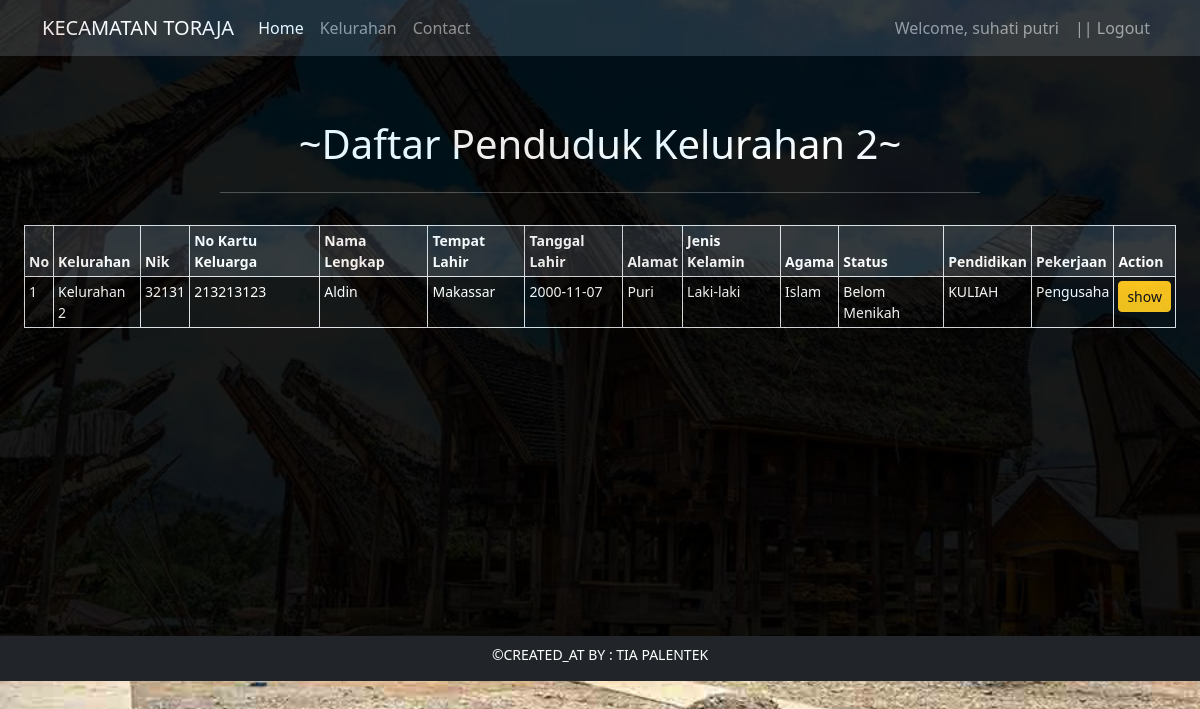
The app's page /penduduk.php?id_kelurahan=8 (signed in) with its own data.
### tables this page shows
CREATE TABLE `tb_user` (
  `id_user` int(11) NOT NULL,
  `nama_panggilan` varchar(100) NOT NULL,
  `nama_lengkap` varchar(100) NOT NULL,
  `no_handphone` varchar(100) NOT NULL,
  `email` varchar(100) NOT NULL,
  `password` varchar(100) NOT NULL
);

CREATE TABLE `tb_kelurahan` (
  `id_kelurahan` int(11) NOT NULL,
  `nama_kelurahan` varchar(100) NOT NULL
);

CREATE TABLE `tb_penduduk` (
  `id_penduduk` int(11) NOT NULL,
  `id_kelurahan` int(11) NOT NULL,
  `nik` int(100) NOT NULL,
  `no_kartu_keluarga` int(100) NOT NULL,
  `nama_lengkap` varchar(100) NOT NULL,
  `tempat_lahir` varchar(100) NOT NULL,
  `tangal_lahir` date NOT NULL,
  `alamat` varchar(100) NOT NULL,
  `jenis_kelamin` varchar(100) NOT NULL,
  `agama` varchar(100) NOT NULL,
  `status` varchar(100) NOT NULL,
  `id_pendidikan` int(20) NOT NULL,
  `id_pekerjaan` int(20) NOT NULL
);

CREATE TABLE `tb_pendidikan` (
  `id_pendidikan` int(11) NOT NULL,
  `pendidikan` varchar(100) NOT NULL
);

CREATE TABLE `tb_pekerjaan` (
  `id_pekerjaan` int(11) NOT NULL,
  `pekerjaan` varchar(100) NOT NULL
);

### penduduk.php (the view, shortened to what this page needs)
<?php
require 'koneksi.php';
$id_user = $_SESSION['id_user'];
$user = mysqli_query($conn, "SELECT * FROM tb_user WHERE id_user = '$id_user' ");
$usr = mysqli_fetch_array($user);
$id_kelurahan = $_GET['id_kelurahan'];
$kelurahan = mysqli_query($conn, "SELECT * FROM tb_kelurahan
                            WHERE id_kelurahan = '$id_kelurahan'");
                            $kel = mysqli_fetch_array($kelurahan);
?>
<!doctype html>
<html lang="en">
  <head>
    <link rel="stylesheet" href="https://unpkg.com/aos@next/dist/aos.css" />
     <link rel="stylesheet" href="css/home.css">
    <link href="https://cdn.jsdelivr.net/npm/bootstrap@5.2.0-beta1/dist/css/bootstrap.min.css" rel="stylesheet">
  </head>
  <body>
<nav class="navbar navbar-expand-lg bg-dark navbar-dark">
  <div class="container">
    <a class="navbar-brand" href="#">KECAMATAN TORAJA</a>
    <div class="collapse navbar-collapse" id="navbarNav">
      <ul class="navbar-nav">
        <li class="nav-item">
          <a class="nav-link active" aria-current="page" href="index.php">Home</a>
        </li>
        <li class="nav-item">
          <a class="nav-link" href="kelurahan.php">Kelurahan</a>
        </li>
        <li class="nav-item">
          <a class="nav-link" href="contact.php">Contact</a>
        </li>
      </ul>
      <ul class="navbar-nav ms-auto">
        <?php if(isset($_SESSION['login'])) { ?>
          <li class="nav-item">
            <a class="nav-link" href="profil.php">Welcome, <?php echo $usr['nama_lengkap'] ?></a>
          </li>
          <li class="nav-item">
            <a class="nav-link" href="logout.php"> || Logout</a>
          </li>
        <?php }else{ ?>
          <li class="nav-item">
            <a class="nav-link" href="login.php"> || Login</a>
          </li>
        <?php } ?>
      </ul>
    </div>
  </div>
</nav>
    <div class="container-fluid" id="container-fluid">
        <div class="container-fluid py-5">
            <div class="row text-center text-white mt-3">
                <div class="col-lg-8 offset-lg-2">
                    <h1 class="mb-4">~Daftar Penduduk <?php echo $kel['nama_kelurahan'] ?>~</h1>
                    <hr>
                </div>
            </div>
        <div class="row mt-3">
        <div class="col-lg-12">
            <div class="table-responisve">
               <small>
               <table class="table table-sm table-striped table-bordered text-white">
                    <thead class="bg-dark">
                        <tr>
                            <th>No</th>
                            <th>Kelurahan</th>
                            <th>Nik</th>
                            <th>No Kartu Keluarga</th>
                            <th>Nama Lengkap</th>
                            <th>Tempat Lahir</th>
                            <th>Tanggal Lahir</th>
                            <th>Alamat</th>
                            <th>Jenis Kelamin</th>
                            <th>Agama</th>
                            <th>Status</th>
                            <th>Pendidikan</th>
                            <th>Pekerjaan</th>
                            <th>Action</th>
                        </tr>
                    </thead>
                    <tbody>
                        <?php
                            $id_kelurahan = $_GET['id_kelurahan'];
                            $penduduk = mysqli_query($conn, "SELECT * FROM tb_penduduk
                            LEFT JOIN tb_pendidikan ON tb_penduduk.id_pendidikan = tb_pendidikan.id_pendidikan
                            LEFT JOIN tb_pekerjaan ON tb_penduduk.id_pekerjaan = tb_pekerjaan.id_pekerjaan
                            WHERE id_kelurahan = '$id_kelurahan'");
                            if(mysqli_num_rows($penduduk) > 0){
                            $no = 1;
                            while($pen = mysqli_fetch_array($penduduk)){
                                        ?>
                                        <tr>
                                            <td class="text-white"><?php echo $no++; ?></td>
                                            <td class="text-white"><?php echo $kel['nama_kelurahan'] ?></td>
                                            <td class="text-white"><?php echo  $pen['nik'] ?></td>
                                            <td class="text-white"><?php echo  $pen['no_kartu_keluarga'] ?></td>
                                            <td class="text-white"><?php echo  $pen['nama_lengkap'] ?></td>
                                            <td class="text-white"><?php echo  $pen['tempat_lahir'] ?></td>
                                            <td class="text-white"><?php echo  $pen['tangal_lahir'] ?></td>
                                            <td class="text-white"><?php echo  $pen['alamat'] ?></td>
                                            <td class="text-white"><?php echo  $pen['jenis_kelamin'] ?></td>
                                            <td class="text-white"><?php echo  $pen['agama'] ?></td>
                                            <td class="text-white"><?php echo  $pen['status'] ?></td>
                                            <td class="text-white"><?php echo  $pen['pendidikan'] ?></td>
                                            <td class="text-white"><?php echo  $pen['pekerjaan'] ?></td>
                                            <td>
                                                <a href="detail_penduduk.php" class="btn btn-warning btn-sm">show</a>
                                            </td>
                                        </tr>
                            <?php }}else { ?>
                            <tr>
                                <th colspan="13" class="text-danger"><strong>Belom ada penduduk di <?php echo $kel['nama_kelurahan'] ?></strong></th>
                            </tr>
                        <?php } ?>
                    </tbody>
                </table>
               </small>
            </div>
        </div>
    </div>
    </div>
    </div>
    <div class="container-fluid bg-dark" id="footer">
      <div class="container">
        <div class="row">
          <div class="col-lg-12">
              <div class="text-center m-2">
                <small><p class="text-white">&copy;CREATED_AT BY : TIA PALENTEK</p></small>
              </div>
          </div>
        </div>
      </div>
    </div>
  </body>
</html>

### css/home.css (style rules this page uses)
* { padding: 0; margin: 0; }
html body { background-image: url('../img/toraja2.jpg'); background-size: cover; background-position: center; background-repeat: no-repeat; }
#container-fluid { background-color: black; opacity: 0.9; }
nav { background-color: black; opacity: 0.9; }

### penduduk.php (style rules this page uses)
#container-fluid { height: 580px; }

### records on screen
tb_user: nama_lengkap "suhati putri"
tb_kelurahan: nama_kelurahan "Kelurahan 2"
tb_penduduk: id_kelurahan.nama_kelurahan "Kelurahan 2", nik "32131", no_kartu_keluarga "213213123", nama_lengkap "Aldin", tempat_lahir "Makassar", tangal_lahir "2000-11-07", alamat "Puri", jenis_kelamin "Laki-laki", agama "Islam", status "Belom Menikah", id_pendidikan.pendidikan "KULIAH", id_pekerjaan.pekerjaan "Pengusaha"
